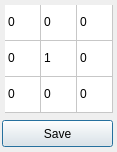
<?xml version="1.0" encoding="UTF-8"?>
<ui version="4.0">
 <class>Filter2D</class>
 <widget class="QDialog" name="Filter2D">
  <property name="geometry">
   <rect>
    <x>0</x>
    <y>0</y>
    <width>117</width>
    <height>152</height>
   </rect>
  </property>
  <property name="windowTitle">
   <string>Dialog</string>
  </property>
  <widget class="QTableWidget" name="tableWidget">
   <property name="geometry">
    <rect>
     <x>5</x>
     <y>5</y>
     <width>108</width>
     <height>108</height>
    </rect>
   </property>
   <property name="frameShape">
    <enum>QFrame::NoFrame</enum>
   </property>
   <property name="lineWidth">
    <number>1</number>
   </property>
   <property name="autoScrollMargin">
    <number>0</number>
   </property>
   <property name="showGrid">
    <bool>true</bool>
   </property>
   <property name="cornerButtonEnabled">
    <bool>false</bool>
   </property>
   <attribute name="horizontalHeaderVisible">
    <bool>false</bool>
   </attribute>
   <attribute name="horizontalHeaderDefaultSectionSize">
    <number>36</number>
   </attribute>
   <attribute name="horizontalHeaderHighlightSections">
    <bool>false</bool>
   </attribute>
   <attribute name="horizontalHeaderMinimumSectionSize">
    <number>32</number>
   </attribute>
   <attribute name="verticalHeaderVisible">
    <bool>false</bool>
   </attribute>
   <attribute name="verticalHeaderDefaultSectionSize">
    <number>36</number>
   </attribute>
   <attribute name="verticalHeaderHighlightSections">
    <bool>false</bool>
   </attribute>
   <attribute name="verticalHeaderMinimumSectionSize">
    <number>32</number>
   </attribute>
   <row>
    <property name="text">
     <string/>
    </property>
   </row>
   <row>
    <property name="text">
     <string/>
    </property>
   </row>
   <row>
    <property name="text">
     <string/>
    </property>
   </row>
   <column>
    <property name="text">
     <string/>
    </property>
   </column>
   <column>
    <property name="text">
     <string/>
    </property>
   </column>
   <column>
    <property name="text">
     <string/>
    </property>
   </column>
   <item row="0" column="0">
    <property name="text">
     <string>0</string>
    </property>
   </item>
   <item row="0" column="1">
    <property name="text">
     <string>0</string>
    </property>
   </item>
   <item row="0" column="2">
    <property name="text">
     <string>0</string>
    </property>
   </item>
   <item row="1" column="0">
    <property name="text">
     <string>0</string>
    </property>
   </item>
   <item row="1" column="1">
    <property name="text">
     <string>1</string>
    </property>
   </item>
   <item row="1" column="2">
    <property name="text">
     <string>0</string>
    </property>
   </item>
   <item row="2" column="0">
    <property name="text">
     <string>0</string>
    </property>
   </item>
   <item row="2" column="1">
    <property name="text">
     <string>0</string>
    </property>
   </item>
   <item row="2" column="2">
    <property name="text">
     <string>0</string>
    </property>
   </item>
  </widget>
  <widget class="QPushButton" name="btnSave">
   <property name="geometry">
    <rect>
     <x>2</x>
     <y>120</y>
     <width>111</width>
     <height>27</height>
    </rect>
   </property>
   <property name="text">
    <string>Save</string>
   </property>
  </widget>
 </widget>
 <resources/>
 <connections/>
</ui>
